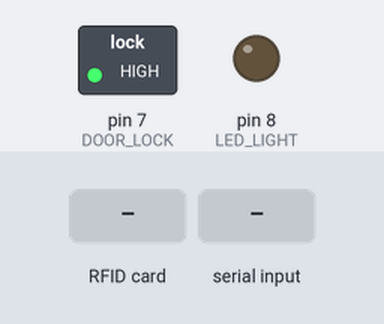
This sketch was run on a simulated Arduino Uno, built with avr-gcc and run on an emulated ATmega328P. Shown: switched loads named in the sketch (green lamp = pin HIGH), output pins drawn as LEDs (lit = HIGH). The test bench sets the inputs (shaded band). Pins used as bus, display or sensor lines are not drawn; what the sketch prints to the serial monitor is not drawn.

Above: at 1.2 s.
1.3 s: RFID card 5E 7A 19 C4 held to the reader
4.3 s: "1" received over the second serial link
Timing chart, 0 to 7.3 s (numbered marks = the images above; inputs shaded):
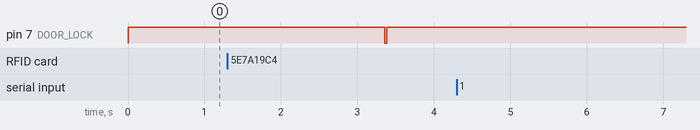

The sketch:

edge-agent.ino
```cpp
#include <SoftwareSerial.h>
#include <Adafruit_Sensor.h>
#include <DHT.h>
#include <DHT_U.h>
#include <SPI.h>
#include <MFRC522.h>

#define DHTTYPE           DHT11
#define WINDOWPIN         4
#define ACPIN             5
#define DHTPIN            6
#define DOOR_LOCK         7
#define LED_LIGHT         8

DHT dht(DHTPIN, DHTTYPE);
SoftwareSerial XBee(2, 3); // RX, TX
uint8_t successRead;    // Variable integer to keep if we have Successful Read from Reader
byte readCard[4];   // Stores scanned ID read from RFID Module
int lastId = 0;
char msg[100];
boolean isCardIn = false;
boolean isBulbOn = false;

// Create MFRC522 instance.
constexpr uint8_t RST_PIN = 9;     // Configurable, see typical pin layout above
constexpr uint8_t SS_PIN = 10;     // Configurable, see typical pin layout above

MFRC522 mfrc522(SS_PIN, RST_PIN);

void setup() {
  XBee.begin(9600);
  Serial.begin(9600);
  dht.begin();
  pinMode(WINDOWPIN, INPUT);
  pinMode(ACPIN, INPUT);
  pinMode(LED_LIGHT, OUTPUT);
  pinMode(DOOR_LOCK, OUTPUT);
  digitalWrite(DOOR_LOCK, HIGH);
  SPI.begin();      // Init SPI bus
  mfrc522.PCD_Init();   // Init MFRC522
  mfrc522.PCD_DumpVersionToSerial();  // Show details of PCD - MFRC522 Card Reader details
}

void loop() {
  if (XBee.available()) {
    String incomingMsg = XBee.readString();
    Serial.println(incomingMsg);
    if (incomingMsg == "LON\r") {
      digitalWrite(LED_LIGHT, HIGH);
      XBee.print("{\"a\":\"LON\"}\r");
      isBulbOn = true;
    } else if (incomingMsg == "LOFF\r") {
      digitalWrite(LED_LIGHT, LOW);
      XBee.print("{\"a\":\"LOFF\"}\r");
      isBulbOn = false;
    }else if (incomingMsg == "DOPEN\r") {
      digitalWrite(DOOR_LOCK, LOW);
      XBee.print("{\"a\":\"DOPEN\"}\r");
    } else if (incomingMsg == "DCLOSE\r") {
      digitalWrite(DOOR_LOCK, HIGH);
      XBee.print("{\"a\":\"DCLOSE\"}\r");
    } else if (incomingMsg == "D\r") {
      syncNode();
    }
  }
  if (getID()) {
    if (!lastId) {
      lastId = 1;
      digitalWrite(DOOR_LOCK, LOW);
      isCardIn = true;
    }
  } else if (lastId) {
    lastId = 0;
    digitalWrite(DOOR_LOCK, HIGH);
    isCardIn = false;
  }
}

void syncNode() {
  float h = dht.readHumidity();
  float t = dht.readTemperature();
  int window = digitalRead(WINDOWPIN);
  int ac = digitalRead(ACPIN);
  char syncmsg[100];
  sprintf (syncmsg, "{\"a\":\"DATA\",\"p\":{\"t\":%d,\"h\":%d,\"a\":%d,\"w\":%d,\"k\":%d,\"l\":%d}}\r", (int) t, (int) h, ac, window, isCardIn, isBulbOn);
  XBee.print(syncmsg);
  Serial.println(syncmsg);
}

uint8_t getID() {
  // Getting ready for Reading PICCs
  if ( ! mfrc522.PICC_IsNewCardPresent()) { //If a new PICC placed to RFID reader continue
    return 0;
  }
  if ( ! mfrc522.PICC_ReadCardSerial()) {   //Since a PICC placed get Serial and continue
    return 0;
  }
  // There are Mifare PICCs which have 4 byte or 7 byte UID care if you use 7 byte PICC
  // I think we should assume every PICC as they have 4 byte UID
  // Until we support 7 byte PICCs
  Serial.println(F("Scanned PICC's UID:"));
  for ( uint8_t i = 0; i < 4; i++) {  //
    readCard[i] = mfrc522.uid.uidByte[i];
    Serial.print(readCard[i], HEX);
  }
  Serial.println("");
  mfrc522.PCD_Reset(); // Stop reading
  delay(2000);
  mfrc522.PCD_Init();    // Init MFRC522
  return 1;
}
```

Measured:
- after the input at 1.3 s, pin 7 (DOOR_LOCK): HIGH → LOW after 2.1 s, → HIGH 0.03 s later
- after the input at 4.3 s, every drawn part: stays the same
